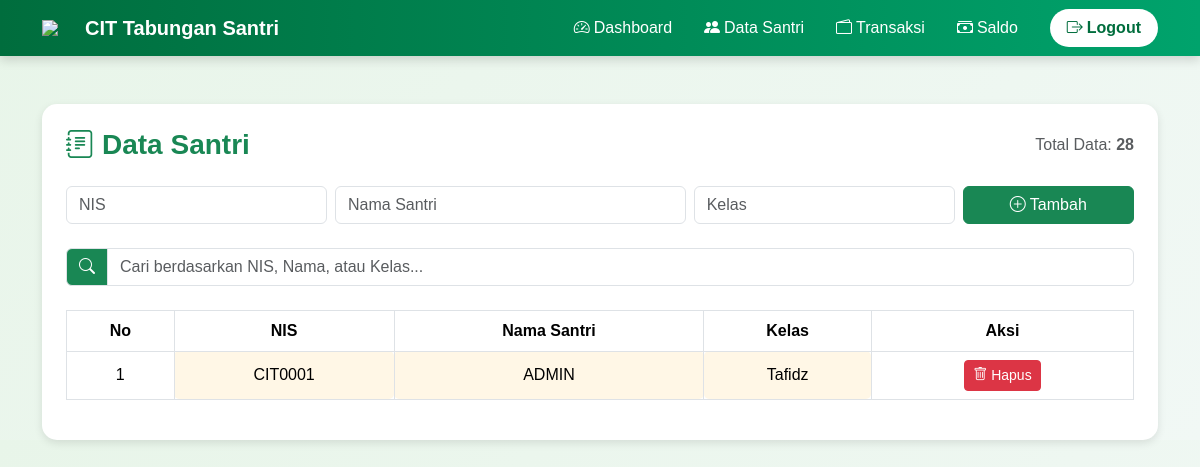
Screenshot of /santri.php?cari=CIT0001 (signed in) with the database file from the repository.
### tables this page shows
CREATE TABLE `santri` (
  `id` int(11) NOT NULL,
  `nis` varchar(20) NOT NULL,
  `nama` varchar(100) DEFAULT NULL,
  `kelas` varchar(50) DEFAULT NULL
);

### santri.php (the view, shortened to what this page needs)
<?php
include "koneksi.php";
$where = "";
if (!empty($_GET['cari'])) {
    $keyword = mysqli_real_escape_string($koneksi, $_GET['cari']);
    $where = "WHERE nis LIKE '%$keyword%' OR nama LIKE '%$keyword%' OR kelas LIKE '%$keyword%'";
}
?>
<!DOCTYPE html>
<html lang="id">
<head>
  <link rel="stylesheet" href="https://cdn.jsdelivr.net/npm/bootstrap@5.3.3/dist/css/bootstrap.min.css">
  <link rel="stylesheet" href="https://cdn.jsdelivr.net/npm/bootstrap-icons@1.11.3/font/bootstrap-icons.min.css">
</head>
<body>
<nav class="navbar navbar-expand-lg navbar-dark sticky-top">
  <div class="container">
    <a class="navbar-brand d-flex align-items-center fw-bold" href="dashboard.php">
      <img src="https://cdn-icons-png.flaticon.com/512/3135/3135755.png" width="35" class="me-2">
      <span>CIT Tabungan Santri</span>
    </a>
    <div class="collapse navbar-collapse justify-content-end" id="navbarCIT">
      <ul class="navbar-nav align-items-lg-center">
        <li class="nav-item mx-2"><a class="nav-link" href="dashboard.php"><i class="bi bi-speedometer2 me-1"></i>Dashboard</a></li>
        <li class="nav-item mx-2"><a class="nav-link active" href="santri.php"><i class="bi bi-people-fill me-1"></i>Data Santri</a></li>
        <li class="nav-item mx-2"><a class="nav-link" href="transaksi.php"><i class="bi bi-wallet2 me-1"></i>Transaksi</a></li>
        <li class="nav-item mx-2"><a class="nav-link" href="saldo.php"><i class="bi bi-cash-stack me-1"></i>Saldo</a></li>
        <li class="nav-item ms-lg-3 mt-2 mt-lg-0">
          <a href="logout.php" class="btn btn-logout px-3"><i class="bi bi-box-arrow-right me-1"></i>Logout</a>
        </li>
      </ul>
    </div>
  </div>
</nav>
<div class="container mt-5 fade-in">
  <div class="card p-4">
    <div class="d-flex flex-wrap justify-content-between align-items-center mb-3">
      <h3 class="text-success fw-bold mb-2"><i class="bi bi-journal-text me-2"></i>Data Santri</h3>
      <?php
      $total = mysqli_fetch_array(mysqli_query($koneksi, "SELECT COUNT(*) AS total FROM santri"))['total'];
      ?>
      <span class="text-muted mb-2">Total Data: <b><?= $total ?></b></span>
    </div>
    <form method="POST" class="row g-2 mb-4">
      <div class="col-md-3"><input name="nis" class="form-control" placeholder="NIS" required></div>
      <div class="col-md-4"><input name="nama" class="form-control" placeholder="Nama Santri" required></div>
      <div class="col-md-3"><input name="kelas" class="form-control" placeholder="Kelas" required></div>
      <div class="col-md-2"><button class="btn btn-success w-100" name="tambah"><i class="bi bi-plus-circle me-1"></i>Tambah</button></div>
    </form>
    <div class="input-group mb-4">
      <span class="input-group-text bg-success text-white"><i class="bi bi-search"></i></span>
      <input type="text" id="searchInput" class="form-control" placeholder="Cari berdasarkan NIS, Nama, atau Kelas...">
    </div>
    <div id="tableContainer" class="table-responsive">
      <table class="table table-bordered align-middle text-center">
        <thead>
          <tr>
            <th>No</th>
            <th>NIS</th>
            <th>Nama Santri</th>
            <th>Kelas</th>
            <th>Aksi</th>
          </tr>
        </thead>
        <tbody id="santriData">
          <?php
          $no=1;
          $data = mysqli_query($koneksi, "SELECT * FROM santri $where ORDER BY id DESC");
          while($d=mysqli_fetch_array($data)){
            echo "<tr data-id='$d[id]'>
              <td>$no</td>
              <td contenteditable='true' data-field='nis'>$d[nis]</td>
              <td contenteditable='true' data-field='nama'>$d[nama]</td>
              <td contenteditable='true' data-field='kelas'>$d[kelas]</td>
              <td><button class='btn btn-danger btn-sm' onclick='hapusData($d[id])'><i class=\"bi bi-trash\"></i> Hapus</button></td>
            </tr>";
            $no++;
          }
          ?>
        </tbody>
      </table>
    </div>
  </div>
</div>
</body>
</html>

### santri.php (style rules this page uses)
body { background: linear-gradient(135deg, #e8f5e9, #f1f8f5); font-family: 'Poppins', sans-serif; }
.navbar { background: linear-gradient(90deg, #006d3d, #00a36c); box-shadow: 0 4px 10px rgba(0,0,0,0.15); }
.navbar .nav-link { color: #fff !important; font-weight: 500; transition: all 0.3s; }
.btn-logout { background: #fff; color: #006d3d; font-weight: bold; border-radius: 50px; transition: all 0.3s; }
.card { border: none; border-radius: 15px; box-shadow: 0 3px 8px rgba(0,0,0,0.1); transition: 0.3s; }
.table thead { background: linear-gradient(90deg, #198754, #43c27e); color: white; }
td[contenteditable="true"] { background: #fff7e6; border-radius: 5px; }
.fade-in { animation: fadeIn 0.6s ease-in-out; }

### rows the page displays
santri: nis "CIT0001", nama "ADMIN", kelas "Tafidz"

### other values shown
$total "28"
